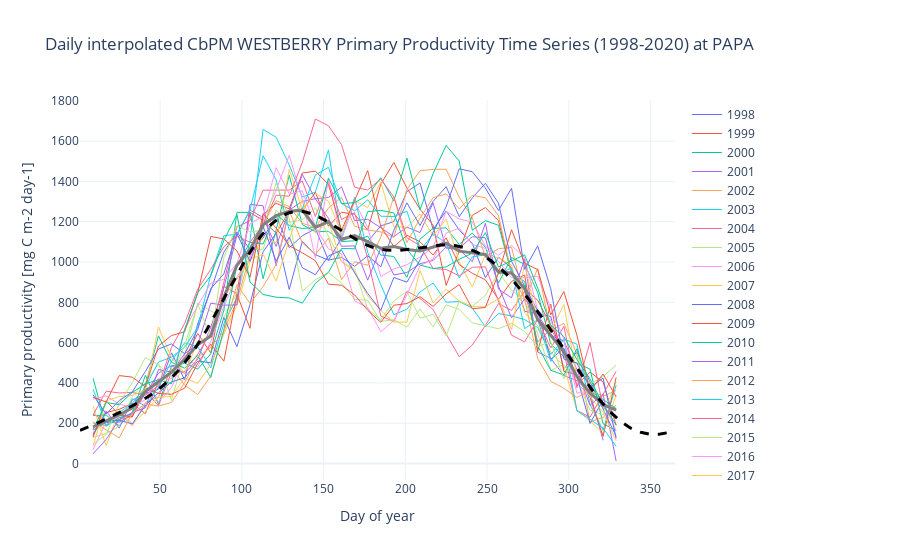

Source (notebook cell):
### Markdown cell above
<div style="padding: 10px; border-radius: 5px; background-color: #cce5ff; color: #004085; border-left: 5px solid #007bff;">
    <strong>Note :</strong> To fit the double peak, a Fourier Serie of order 4 was used.
</div>

### Code cell
# Plot with interpolated daily values

# Group by year
years = pd.DatetimeIndex(ds_west_papa.time.values).year.unique()

fig = go.Figure()

# Plot one line per year 
for year in years:
    yearly_data = ds_west_papa.sel(time=str(year))["CbPM"]
    fig.add_trace(go.Scatter(
        x=yearly_data.time.dt.dayofyear,
        y=yearly_data.values,
        mode='lines',
        line=dict(width=1),
        name=str(year),
        showlegend=True 
    ))

# Plot climatology in black
fig.add_trace(go.Scatter(
    x=clim_8d_west['day_of_year'],
    y=clim_8d_west['CbPM'].values,
    mode='lines',
    name='Median',
    line=dict(color='grey', width=3)
))

# Add the interpolated Fourier daily curve
fig.add_trace(go.Scatter(
    x=np.arange(1, 366),  # day-of-year
    y=west_daily,
    mode='lines',
    name='Fourier Interpolated Median',
    line=dict(color='black', width=3, dash='dash')
))
fig.update_layout(
    title='Daily interpolated CbPM WESTBERRY Primary Productivity Time Series (1998-2020) at PAPA',
    xaxis_title='Day of year',
    yaxis_title='Primary productivity [mg C m-2 day-1]', 
    template='plotly_white'
)

fig.show()
